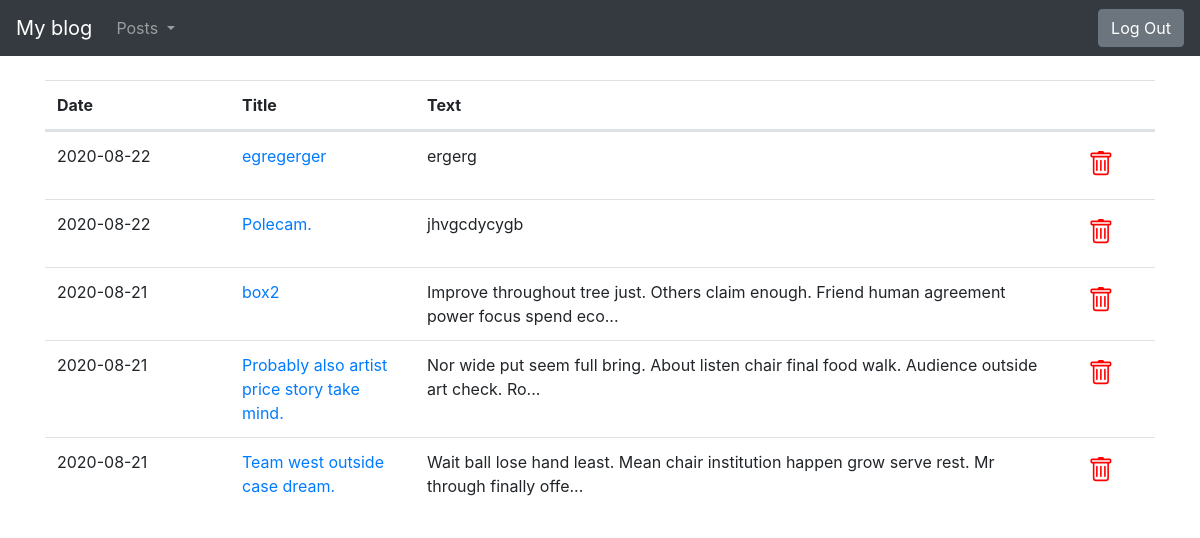
Page /drafts/ (signed in) on the committed database.
### blog/models.py (models this page shows)
class Entry(db.Model):
    id = db.Column(db.Integer, primary_key=True)
    title = db.Column(db.String(80), nullable=False)
    body = db.Column(db.Text, nullable=False)
    pub_date = db.Column(db.DateTime, nullable=False, default=datetime.datetime.utcnow)
    is_published = db.Column(db.Boolean, default=False)

### blog/routes.py (the view)
@app.route("/drafts/", methods=['GET'])
@login_required
def list_drafts():
   drafts = Entry.query.filter_by(is_published=False).order_by(Entry.pub_date.desc())
   return render_template("drafts.html", drafts=drafts)

### blog/routes.py (called while the page is built)
def login_required(view_func):
   @functools.wraps(view_func)
   def check_permissions(*args, **kwargs):
       if session.get('logged_in'):
           return view_func(*args, **kwargs)
       return redirect(url_for('login', next=request.path))
   return check_permissions

### blog/templates/drafts.html (shortened to what this page needs)
{% extends "base.html" %}
{% block content %}
<table class="table">
   <thead>
    <tr class="d-flex">
        <th class="col-2">Date</th>
        <th class="col-2">Title</th>
        <th class="col-7">Text</th>
        <th class="col-1"></th>
    </tr>
   </thead>
   <tbody>
       {% for post in drafts %}
     <tr class="d-flex">
       <td class="col-2">
           {{ post.pub_date.strftime('%Y-%m-%d') }}
       </td>
       <td class="col-2">
           <a href="{{ url_for('edit_entry', entry_id=post.id) }}">
               {{ post.title }}
           </a>
       </td>
       <td class="col-7">{{ post.body|truncate(100, true) }}</td>
       <td class="col-1">
        {% if session.logged_in %}
        <form class="form-inline my-2 my-lg-0" action="{{ url_for('delete_entry', entry_id=post.id) }}" method="POST">
          <button class="btn"></button>
        </form>
        {% endif %}
       </td>
     </tr>
     {% endfor %}
   </tbody>
 </table>
{% endblock %}

### blog/templates/base.html (style rules this page uses)
body { padding-top: 5rem; }

### rows in the picture
Entry: pub_date "2020-08-22", title "egregerger", body "ergerg"
Entry: pub_date "2020-08-22", title "Polecam.", body "jhvgcdycygb"
Entry: pub_date "2020-08-21", title "box2", body "Improve throughout tree just. Others claim enough. Friend human agreement power focus spend eco..."
Entry: pub_date "2020-08-21", title "Probably also artist price story take mind.", body "Nor wide put seem full bring. About listen chair final food walk. Audience outside art check. Ro..."
Entry: pub_date "2020-08-21", title "Team west outside case dream.", body "Wait ball lose hand least. Mean chair institution happen grow serve rest. Mr through finally offe..."
